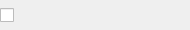
<?xml version="1.0" encoding="UTF-8"?>
<ui version="4.0">
 <class>dialog_null_picManagerSubDialog</class>
 <widget class="QDialog" name="dialog_null_picManagerSubDialog">
  <property name="geometry">
   <rect>
    <x>0</x>
    <y>0</y>
    <width>190</width>
    <height>30</height>
   </rect>
  </property>
  <property name="windowTitle">
   <string>Dialog</string>
  </property>
  <widget class="QCheckBox" name="checkBox_picManagerSubDialog_picFileName">
   <property name="geometry">
    <rect>
     <x>0</x>
     <y>0</y>
     <width>190</width>
     <height>30</height>
    </rect>
   </property>
   <property name="text">
    <string/>
   </property>
  </widget>
 </widget>
 <resources/>
 <connections/>
</ui>
